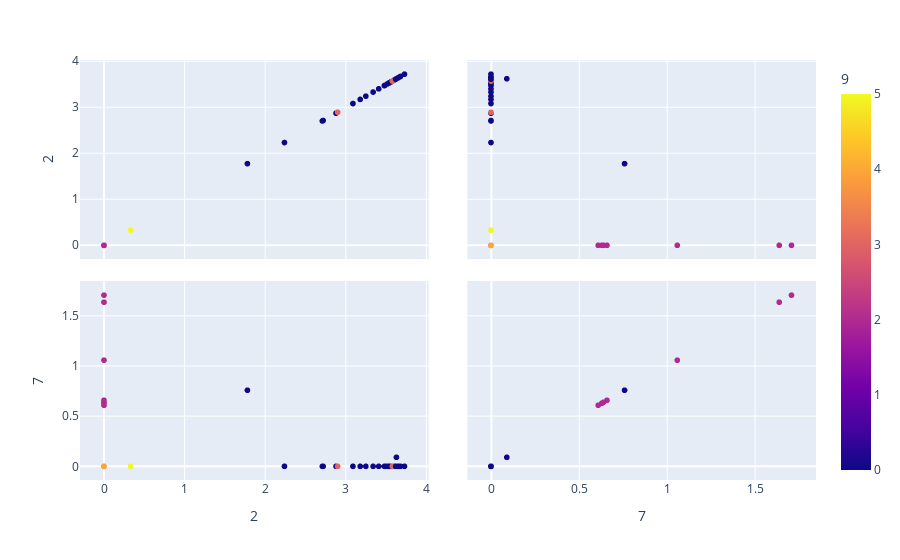

Notebook code cell kept with this figure:
### Code cell
df_pred=pd.DataFrame(pd.concat([pd.DataFrame(X_test,columns=[0,1,2,3,4,5,6,7,8]),pd.DataFrame(Y_pred_1,columns=[9])],axis=1))
fig = px.scatter_matrix(df_pred,
    dimensions=[2,7],
    color=9)
fig.show()

### Figure 1 — Plotly figure (JSON) as saved in the notebook; plotly's stock layout.template omitted (floating-point values rounded to 4 significant figures)
{"data": [{"dimensions": [{"axis": {"matches": true}, "label": "2", "values": [3.6, 0, 3.65, 0, 3.68, 0, 3.54, 3.49, 3.58, 3.18, 0, 0, 3.63, 3.57, 2.24, 0, 1.78, 3.73, 3.48, 0, 2.88, 0, 0, 0, 3.57, 2.9, 3.56, 3.54, 0.33, 3.67, 2.71, 3.52, 3.41, 3.34, 3.58, 0, 0, 3.65, 3.25, 3.09, 2.72, 0, 3.62]}, {"axis": {"matches": true}, "label": "7", "values": [0, 0.66, 0, 0.64, 0, 0, 0, 0, 0, 0, 0, 0, 0.09, 0, 0, 0, 0.76, 0, 0, 0, 0, 1.06, 1.64, 0.61, 0, 0, 0, 0, 0, 0, 0, 0, 0, 0, 0, 1.71, 0, 0, 0, 0, 0, 0.63, 0]}], "hovertemplate": "%{xaxis.title.text}=%{x}<br>%{yaxis.title.text}=%{y}<br>9=%{marker.color}<extra></extra>", "legendgroup": "", "marker": {"color": [0, 2, 3, 2, 0, 1, 0, 0, 0, 0, 5, 1, 0, 0, 0, 5, 0, 0, 0, 2, 0, 2, 2, 2, 0, 3, 0, 0, 5, 0, 0, 0, 0, 0, 3, 2, 4, 0, 0, 0, 0, 2, 0], "coloraxis": "coloraxis", "symbol": "circle"}, "name": "", "showlegend": false, "type": "splom"}], "layout": {"coloraxis": {"colorbar": {"title": {"text": "9"}}, "colorscale": [[0, "#0d0887"], [0.1111, "#46039f"], [0.2222, "#7201a8"], [0.3333, "#9c179e"], [0.4444, "#bd3786"], [0.5556, "#d8576b"], [0.6667, "#ed7953"], [0.7778, "#fb9f3a"], [0.8889, "#fdca26"], [1, "#f0f921"]]}, "dragmode": "select", "legend": {"tracegroupgap": 0}, "margin": {"t": 60}}}
